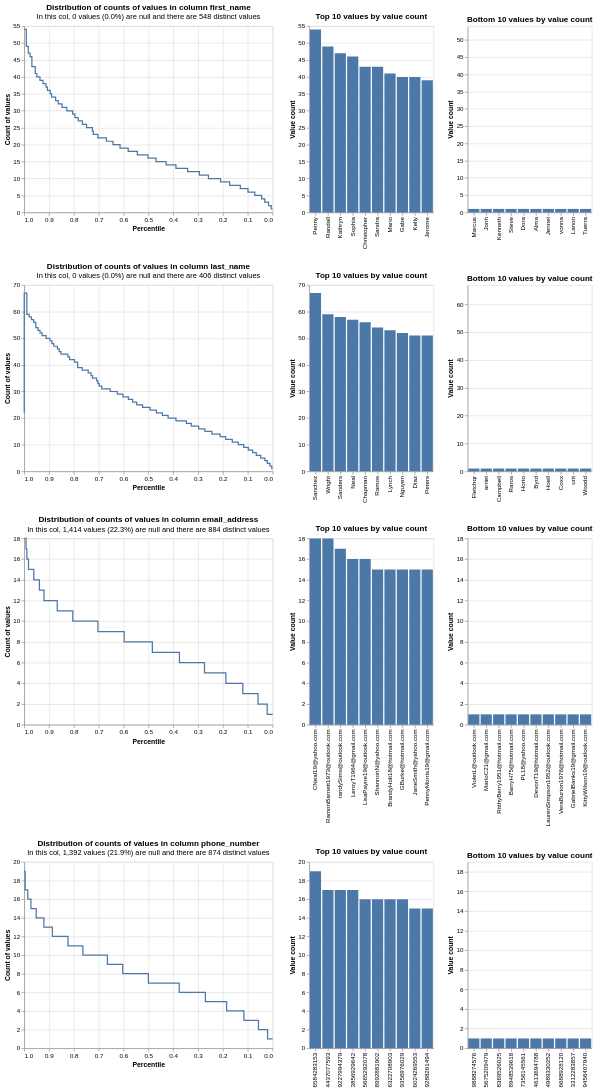

The notebook cell this image was saved under:
### Code cell
profile_columns(identities_df, db_api, column_expressions=["first_name", "last_name", "email_address", "phone_number",])
